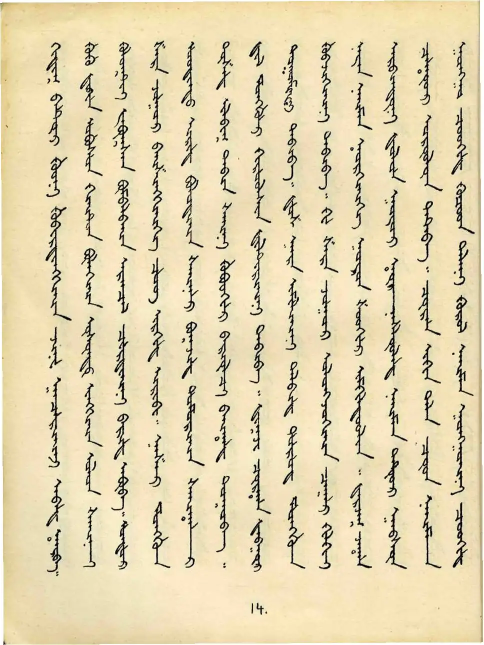
#> input picture webapp/jangar/pages/p016.webp, 967 x 1290 px (shown at 1/2 size); its folder holds only this picture in this run
$ python -i ocr.py   (imports and definitions only)
#> lines starting #> are read from the running program, lines starting #| are printed output that depends on the picture
# -*- coding: utf-8 -*-
"""
ocr.py — распознавание тодо бичиг с фото: картинка -> столбцы -> текст.

  1. page_layout.split_page режет страницу на столбцы (выпрямляет наклон,
     выкидывает колонтитулы и пыль) — подробности в самом модуле.
  2. CRNN + CTC (model/todo_ocr_int8.onnx) читает каждый столбец: столбец
     поворачивается, приводится к высоте 64 и идёт в сеть. Модель int8 под
     onnxruntime: 4 МБ, torch не нужен; на CPU ~1 с на полную страницу в
     один поток. Как она получена из обученной — tools/export_ocr_onnx.py.
  2а. Слова, разорванные отрывом пера (örgöǰi kü -> örgöǰikü), склеиваются
     по частотам слов корпуса и по тому, есть ли на картинке просвет в
     узком пробеле — core/broken_words.py, вызывается из Model.read.
  3. Транслитерация — тем же todo_to_translit, что и в текстовых режимах;
     перед ней убираются висячие узкие пробелы, знаки — в латинские.
  3а. Кириллица — core/to_cyrillic.py: сегментатор решает, какие слова
     тодо бичиг складываются в одно кириллическое (oron du -> орнд), модель
     переводит. ~15 мс на столбец; без её файлов ответ просто без кириллицы.
  4. Картинка-проверка: присланная картинка (выпрямленная, в своих цветах)
     с рамками и номерами столбцов. Видно, как бот разрезал страницу, и
     какая строка ответа какому столбцу соответствует. Стоит ~50 мс и один
     JPEG.

Всё синхронное и счётное — в боте звать через asyncio.to_thread и по одной
картинке за раз (см. bot/handlers/ocr.py): модель с библиотеками держит
~95 МБ, полная страница — ещё ~160 МБ на время чтения, две параллельно —
вдвое больше.
"""

import functools
import io
import json
import logging
import math
import os
import re
import threading
import time
from dataclasses import dataclass, field
from pathlib import Path
from typing import Optional

import numpy as np
from PIL import Image, ImageDraw, ImageFont, ImageOps

from .punctuation import DEFAULT_PUNCT, apply_punctuation
from .translit_todo import normalize_ocr, todo_to_translit

log = logging.getLogger(__name__)

_HERE = Path(__file__).resolve().parent
_DEFAULT_MODEL = _HERE.parent / "model" / "todo_ocr_int8.onnx"

# Больше этого по длинной стороне картинка уменьшается: память разметки
# растёт с площадью, а точность на сканах одинаковая от 1000 до 2700 px.
MAX_SIDE = 2500
# Потолок по числу пикселей, а не по размеру файла: одноцветный PNG на 8 МБ распаковывается в
# сотни мегабайт. Проверяется по заголовку, до распаковки (check_image_size, open_image). 50 Мп —
# это 8000×6000: хватает любой фотографии с телефона, а распаковка не уходит за ~150–200 МБ.
MAX_IMAGE_PIXELS = 50_000_000
# Форматы, которые вообще читаем. Pillow открывает больше десятка (EPS при чтении зовёт внешний
# Ghostscript, TIFF/DDS/PCX/SGI тянут свои разборщики), а фото на деле бывают только такими.
ALLOWED_FORMATS = ("PNG", "JPEG", "WEBP")
_BAD_IMAGE = "Не получилось открыть картинку. Пришлите фото или файл JPG, PNG или WebP."
_TOO_LARGE = ("Изображение имеет слишком большое разрешение. Уменьшите фото "
              "(не больше 50 мегапикселей, например 8000×6000) и пришлите снова.")
# Столбцов в сеть за один прогон: 2 — пик ~280 МБ на страницу, 8 — ~670 МБ
# при той же скорости и точности.
MAX_BATCH = 2
# Картинка-проверка крупнее не нужна: Telegram всё равно пережмёт.
OVERLAY_SIDE = 1600
# Средняя уверенность модели (вероятность выбранного символа по всем
# непустым шагам CTC) ниже этого — вероятно, на фото не тодо бичиг или
# текст плохо читается. Замерено: страницы тодо бичиг у Позднеева 0.95–0.97
# (и так же после сжатия до 1280 px в JPEG), синтетика 0.96–1.00; русские
# страницы той же книги — почти всегда ни одной буквы, а где что-то нашлось,
# 0.43–0.93 (0.93 — одна буква на всю страницу, её ловит MIN_LETTERS).
LOW_CONFIDENCE = 0.9
# Слово на краю столбца с надписи на предмете с медианной уверенностью ниже
# этого — не текст, а складка, фон или отверстие (см. trim_unsure). Настоящие
# слова на фото кулона и татуировки: 1.0; мусор: 0.52–0.88.
UNSURE_WORD = 0.9
# Столбец — мусор, если средняя уверенность букв ниже JUNK_MEAN и неуверенных (< UNSURE_WORD) не меньше
# JUNK_UNSURE_SHARE (см. _junk_column). На 10 разворотах книги-скана так уходят только края, корешок и
# размытые столбцы; на настоящих строках рукописей CER test не меняется.
JUNK_MEAN = 0.8
JUNK_UNSURE_SHARE = 0.5
# Отброшенный столбец, в котором модель прочитала столько букв (и он размером как соседние), — размытый
# текст: о нём говорим в ответе. Пустое место с просвечивающей обратной стороной даёт до 6 «букв».
UNREADABLE_MIN_LETTERS = 7
# Повёрнутое прочтение берём, если в нём уверенно прочитано в ROTATION_GAIN раз больше, чем в прямом, и
# средняя уверенность не ниже ROTATED_MIN_CONFIDENCE. Пустотная рукопись: перевёрнутый лист 105 -> 427
# (уверенность 0.83 -> 0.96), титульная строка поперёк кадра 0 -> 36 (0.89); мусор в повороте — до 0.83.
ROTATION_GAIN = 1.5
ROTATED_MIN_CONFIDENCE = 0.85
# Страницу перечитываем перевёрнутой, если её длинные столбцы вверх ногами читаются увереннее на столько
# (см. _flip_gain): у прямых страниц разница от -0.04 и ниже, у перевёрнутых +0.09…+0.16.
FLIP_GAIN = 0.05
# Прочитано меньше стольких букв — пробуем и повороты на бок: страница на боку даёт горстку «букв» с обычной
# уверенностью (3 буквы, 0.94), а не пустоту.
FEW_LETTERS = 10
# С вырезки на фото предмета меньше букв не принимаем: после обрезки
# неуверенного от складок и узоров остаются уверенные огрызки в 1–2 буквы
# («xa» с кирпичной стены), а настоящая надпись — хотя бы слово.
PLATE_MIN_LETTERS = 3
# Меньше букв на всю картинку — считаем, что тодо бичиг на ней нет.
MIN_LETTERS = 2

_BOX_COLORS = ((230, 40, 40), (30, 110, 235))   # соседние столбцы — разным цветом
_UNREAD_COLOR = (130, 130, 130)                  # размытый столбец, которого нет в тексте

_GAP = " ᠂᠃︱︖︕"                  # пробел и знаки препинания из алфавита модели
_NOT_LETTERS = set(_GAP + "\u202f")
_LONG_VOWEL = "\u1843"             # знак долготы: сам по себе не буква (в транслитерации «:»)
# Узкий неразрывный пробел (U+202F) отделяет суффикс и стоит между буквами.
# Рядом с пробелом или знаком он смысла не имеет, а модель ставит его на
# широких промежутках между словами (в книгах столбцы выключены по высоте,
# и промежутки растянуты). В транслитерации он стал бы висячим дефисом:
# «talaa- ǰiliyaiǰi-».
_LOOSE_NNBSP = re.compile(f"\u202f+(?=[{_GAP}]|$)|(?<=[{_GAP}])\u202f+|^\u202f+")
# На странице знаки препинания — настоящие монгольские (᠂ ᠃), а
# todo_to_translit знает только вертикальные формы из текстового режима
# (︐ ︒). В транслитерации — обычные латинские знаки. У бирги латинской
# пары нет, четыре точки — конец текста, то есть точка.
_PUNCT_TO_LATIN = str.maketrans(
    {"᠂": ",", "᠃": ".", "︖": "?", "︕": "!", "︱": "—", "᠀": None, "᠅": "."}
)


# Бирга ᠀ (знак начала текста) и четыре точки ᠅ (конец) — в алфавите модели их нет: она видела
# только , . | ? ! — и читает ближайшее знакомое. Бирга — завиток вверху первого столбца — читается
# как буква ᡅ («и») с уверенностью 0.999, так что по уверенности её не поймать. Отдельное слово
# «i» в корпусе встречается 4 раза на 1.3 млн слов (длинное «ī» — другое: оно с знаком долготы), так
# что одиночная ᡅ перед пробелом в самом начале текста — это бирга, и она отбрасывается.
_LEADING_BIRGA = re.compile("^\u1845(?=[ ])[ ]*")


# [6 lines left out: function drop_leading_birga, not called in this run]


# Слово тодо бичиг без гласной — почти всегда не слово, а то, чего нет в
# алфавите модели: скобки 『』（）, цифры, латиница, «+», китайские знаки
# препинания; модель читает их как одну-две согласные (q, l, p, m, dm, yt).
# В разметке рукописей таких «слов» 4 на 80 тыс., в корпусе 0.05%. По
# уверенности модели их не отличить: мусорную q она видит с 1.0, а
# настоящее ü — бывает и с 0.6. Обрывки разорванного слова (d uu) к этому
# времени уже склеены (Model.read), знаки препинания остаются.
_TODO_VOWELS = set("ᠠᡄᡅᡆᡇᡈᡉ")
_WORD = re.compile("[^ \u202f]+")
_LETTER = re.compile("[\u1820-\u18aa]")
_MARKS = re.compile("[\u180b-\u180f\u1820-\u18aa]")              # буквы и селекторы вариантов


# [13 lines left out: functions _drop_vowelless, tidy, not called in this run]


# Узкий пробел в транслитерации — дефис (kele-bēr). Модель распознавания
# отличить его от обычного пробела на фото не может: она училась на разметке,
# где дефисом из словаря отмечены куски одного кириллического слова, и ставит
# узкий пробел почти в каждый промежуток — на странице с обычными пробелами
# выходило «dēre-ügei-üzüülüqči-burxan-erdeni». Поэтому в транслитерации
# распознанного текста любой промежуток — пробел. Какие куски на самом деле
# одно кириллическое слово, решает уже не OCR. В тодо бичиг узкий пробел
# остаётся: там он виден только как чуть меньший промежуток.
def to_translit(todo: str) -> str:
    return todo_to_translit(todo.replace(" ", " ")).translate(_PUNCT_TO_LATIN)


# [11 lines left out: function to_cyrillic_columns, not called in this run]


class OcrError(Exception):
    """Ошибка, текст которой можно показать пользователю как есть."""


class OcrUnavailable(OcrError):
    """Нет onnxruntime или файла модели: бот работает, но фото не читает."""


@dataclass
class OcrResult:
    columns: list                          # тодо бичиг, по строке на столбец
    translit_columns: list
    cyrillic_columns: list = field(default_factory=list)   # пусто — не получилось
    confidence: float = 1.0
    overlay: Optional[bytes] = None        # JPEG с рамками столбцов
    overlay_size: tuple = (0, 0)
    angle: float = 0.0                     # на сколько градусов выпрямили
    elapsed_ms: float = 0.0
    steps_ms: dict = field(default_factory=dict)
    unreadable: int = 0                    # столбцов с текстом, который не разобрать (размыт)

    @property
    def todo(self) -> str:
        return "\n".join(self.columns)

    @property
    def translit(self) -> str:
        return "\n".join(self.translit_columns)

    @property
    def cyrillic(self) -> str:
        return "\n".join(self.cyrillic_columns)

    @property
    def low_confidence(self) -> bool:
        return self.confidence < LOW_CONFIDENCE


# ------------------------------------------------------------------ модель

# [10 lines left out: function column_line, not called in this run]


class Model:
    def __init__(self, path: str, threads: int):
        try:
            import onnxruntime as ort
        except ImportError as exc:
            raise OcrUnavailable("не установлен onnxruntime") from exc
        if not Path(path).exists():
            raise OcrUnavailable(f"нет файла модели: {path}")
        so = ort.SessionOptions()
        so.intra_op_num_threads = threads
        so.inter_op_num_threads = 1
        so.graph_optimization_level = ort.GraphOptimizationLevel.ORT_ENABLE_ALL
        self.sess = ort.InferenceSession(path, so, providers=["CPUExecutionProvider"])
        meta = self.sess.get_modelmeta().custom_metadata_map
        self.chars = json.loads(meta["chars"])     # индекс k в выходе = chars[k - 1]; 0 = blank
        self.img_h = int(meta["img_h"])
        self.path = path

    # [29 lines left out: function read, not called in this run]


# Чернила в строке для сети — от 0 до 1; ниже этого — фон (сглаживание краёв).
INK = 0.35


# [24 lines left out: functions tight_gaps, _join_broken, not called in this run]


_model: Optional[Model] = None
_model_lock = threading.Lock()


def model_path() -> str:
    return os.environ.get("OCR_MODEL_PATH") or str(_DEFAULT_MODEL)


def get_model() -> Model:
    """Загруженная модель (грузится при первом обращении)."""
    global _model
    with _model_lock:
        if _model is None:
            threads = int(os.environ.get("OCR_THREADS") or 0) or min(4, os.cpu_count() or 1)
            _model = Model(model_path(), threads)
        return _model


def _split_page():
    try:
        from .page_layout import split_page
    except ImportError as exc:                   # разметке нужен scipy
        raise OcrUnavailable(f"не хватает зависимости: {exc.name}") from exc
    return split_page


# [134 lines left out: functions trim_unsure, _junk_column, _unreadable_boxes, _flip_gain, _margin_columns, _read_page and 1 more, not called in this run]


def _mass(r) -> float:
    """Сколько уверенно прочитано: число букв × средняя уверенность (для выбора поворота)."""
    return 0.0 if r is None else r[2] * r[1]


def _rank(r):
    """Какое прочтение лучше: сначала то, где есть буквы, потом — где модель увереннее."""
    return (-1, 0.0) if r is None else (int(r[2] >= MIN_LETTERS), r[1])


# [11 lines left out: function warmup, not called in this run]


# ---------------------------------------------------------------- картинка

def _check_pixels(im: Image.Image) -> None:
    if im.width * im.height > MAX_IMAGE_PIXELS:
        raise OcrError(_TOO_LARGE)


# [71 lines left out: functions check_image_size, open_image, _font, draw_columns, not called in this run]


# --------------------------------------------------------------- основное

def recognize(data: bytes, overlay: bool = True, punctuation: str = DEFAULT_PUNCT) -> OcrResult:
    """Байты картинки -> OcrResult. Синхронно и не быстро (~1 с на страницу).

    punctuation — знаки препинания в ответе (PUNCT_* из punctuation.py): по
    умолчанию убираются и те, что модель прочитала на странице."""
    started = time.perf_counter()
    steps = {}
    # OcrUnavailable — до того, как тратить время на картинку
    split_page = _split_page()
    model = get_model()

    t0 = time.perf_counter()
    img = open_image(data)
    steps["картинка"] = (time.perf_counter() - t0) * 1000

    t0 = time.perf_counter()
    best = _read_page(img, split_page, model)
    plate_box = None
    steps["разметка и модель"] = (time.perf_counter() - t0) * 1000
    poor = best is None or best[2] < FEW_LETTERS or best[1] < LOW_CONFIDENCE
    if poor or best[3].get("flip_gain", 0.0) >= FLIP_GAIN:
        # Фото или скан повёрнуты: у пустотной рукописи обороты листов сняты вверх ногами, титульная
        # строка — поперёк кадра. Вверх ногами модель читает почти уверенно (0.92 на синтетике), поэтому
        # переворот проверяется отдельно и дёшево — по самым длинным столбцам (flip_gain в _read_page); на
        # бок повёрнутая страница читается плохо сама (почти без букв), и тогда пробуем все три поворота.
        t0 = time.perf_counter()
        upright = img
        for rot in ((180, 90, 270) if poor else (180,)):
            turned = upright.rotate(rot, expand=True)
            r = _read_page(turned, split_page, model)
            if _better_turn(r, best):
                best, img = r, turned
        steps["поворот"] = (time.perf_counter() - t0) * 1000
    if best is None or best[2] < FEW_LETTERS or best[1] < LOW_CONFIDENCE:
        # Текст двух полярностей сразу (плакат, таблица: белое на синих ячейках и синее на светлых) —
        # бинаризация по местному контрасту вместо одной полярности на весь кадр.
        t0 = time.perf_counter()
        # Плакат пёстрый (рамки, фото, кириллица), как надпись на предмете: неуверенное по краям столбцов срезаем.
        r = _read_page(img, functools.partial(split_page, local=True), model, trim=True)
        if _better_turn(r, best):
            best = r
        steps["местный контраст"] = (time.perf_counter() - t0) * 1000
    if best is None or best[2] < MIN_LETTERS or best[1] < LOW_CONFIDENCE:
        # Не страница во весь кадр, а надпись на предмете (кулон, табличка) на пёстром фоне:
        # ищем табличку и читаем её отдельно; берём, что прочиталось лучше.
        t0 = time.perf_counter()
        from .page_layout import find_plates
        for plate, box in find_plates(img):
            r = _read_page(plate, split_page, model, trim=True)
            if r is not None and r[2] < PLATE_MIN_LETTERS:
                continue
            if _rank(r) > _rank(best):
                best, plate_box = r, (box, plate.size)
        steps["поиск таблички"] = (time.perf_counter() - t0) * 1000
    if best is None:
        raise OcrError(
            "Не нашёл на картинке вертикального текста. Пришлите фото, где "
            "столбцы тодо бичик идут сверху вниз."
        )
    todo, confidence, letters, dbg = best
    if letters < MIN_LETTERS:
        raise OcrError(
            "Не разобрал на картинке тодо бичик. Нужно фото, где столбцы идут "
            "сверху вниз, а буквы крупные и чёткие."
        )

    todo = drop_leading_birga(todo)
    t0 = time.perf_counter()
    # Страница размечена целиком — столбцы идут одним текстом: бирга перед
    # первым, четыре точки после последнего. Число строк не меняется, иначе
    # сбилась бы нумерация рамок.
    todo = apply_punctuation(normalize_ocr("\n".join(todo)), punctuation).split("\n")
    translit = [to_translit(t) for t in todo]
    steps["транслитерация"] = (time.perf_counter() - t0) * 1000

    t0 = time.perf_counter()
    cyrillic = to_cyrillic_columns(translit)
    steps["кириллица"] = (time.perf_counter() - t0) * 1000

    res = OcrResult(columns=todo, translit_columns=translit, cyrillic_columns=cyrillic,
                    confidence=confidence, angle=dbg["angle"], steps_ms=steps,
                    unreadable=0 if plate_box is not None else len(dbg.get("unread", [])))
    if overlay:
        t0 = time.perf_counter()
        if plate_box is not None:
            # рамки — на присланном фото: столбцы из выпрямленной вырезки переводим
            # обратно (поворот вокруг центра, сдвиг вырезки)
            (px0, py0, _, _), (pw, ph) = plate_box
            gh, gw = dbg["gray"].shape
            t = math.radians(dbg["angle"])
            c, s_ = math.cos(t), math.sin(t)

            def back(x, y):
                x, y = x - gw / 2, y - gh / 2
                return px0 + x * c - y * s_ + pw / 2, py0 + x * s_ + y * c + ph / 2

            boxes = []
            for x0, y0, x1, y1 in dbg["boxes"]:
                pts = [back(x, y) for x in (x0, x1) for y in (y0, y1)]
                boxes.append((min(p[0] for p in pts), min(p[1] for p in pts), max(p[0] for p in pts), max(p[1] for p in pts)))
            res.overlay, res.overlay_size = draw_columns(img, boxes)
        elif img.mode == "RGBA":
            # у прозрачной картинки цвет под прозрачностью случайный — показываем то, что видела модель
            page = Image.fromarray(dbg["gray"])
            res.overlay, res.overlay_size = draw_columns(page, dbg["boxes"], dbg.get("unread", []))
        else:
            # рамки — на присланной картинке, в её цветах: так человек узнаёт своё фото
            page = img if not dbg["angle"] else img.rotate(
                dbg["angle"], Image.BICUBIC, expand=True,
                fillcolor=255 if img.mode == "L" else (255, 255, 255))
            res.overlay, res.overlay_size = draw_columns(page, dbg["boxes"], dbg.get("unread", []))
        steps["рамки"] = (time.perf_counter() - t0) * 1000
    res.elapsed_ms = (time.perf_counter() - started) * 1000
    return res

>>> import cv2
>>> picture = cv2.imread('../webapp/jangar/pages/p016.webp', cv2.IMREAD_GRAYSCALE)
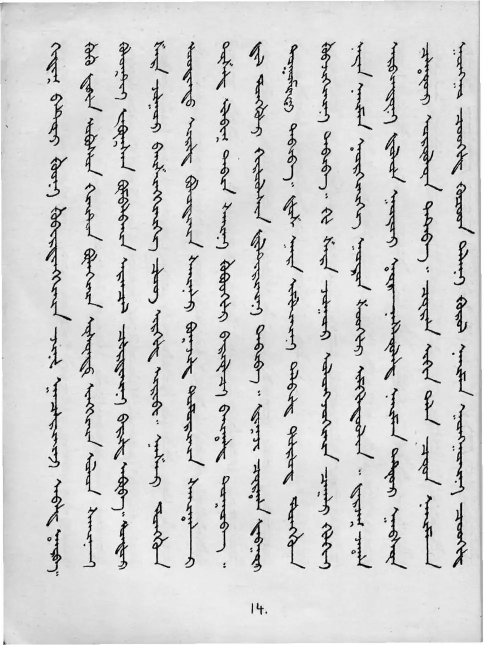
#> picture: shape (1290, 967) (shown at 1/2 size); min 0, max 255, mean 212.1
>>> result = recognize(picture)
#> (the run stopped early here; a loop or call above may not have finished)

$ run again, on webapp/jangar/pages/p017.webp
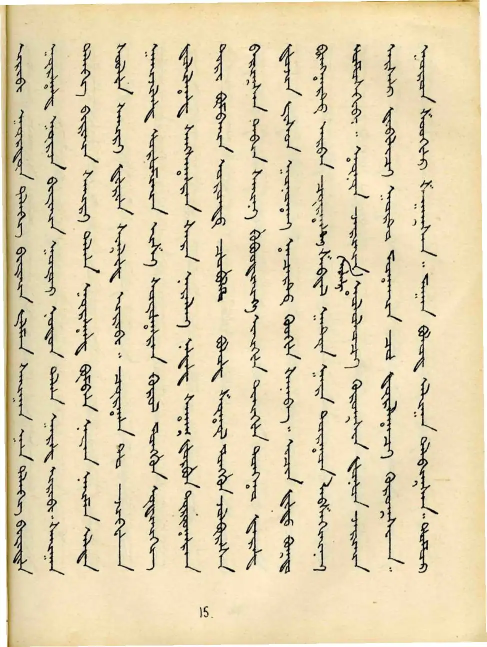
#> input picture webapp/jangar/pages/p017.webp, 973 x 1294 px (shown at 1/2 size)
#> `picture = cv2.imread('../webapp/jangar/pages/p016.webp', cv2.IMREAD_GR..`:
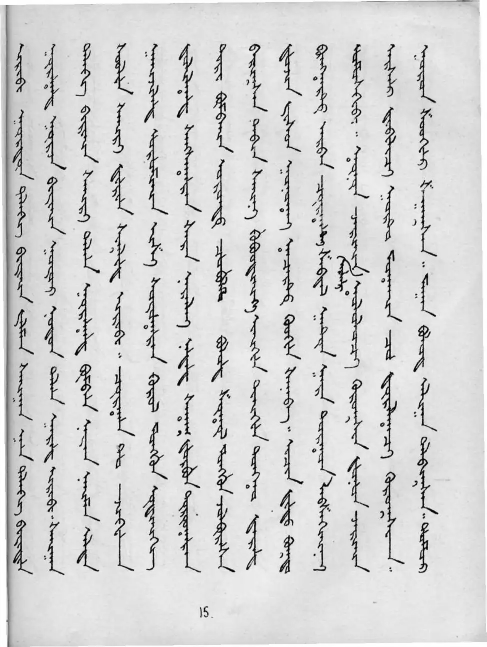
#> picture: shape (1294, 973) (shown at 1/2 size); min 0, max 255, mean 211.3

$ run again, on webapp/jangar/pages/p024.webp
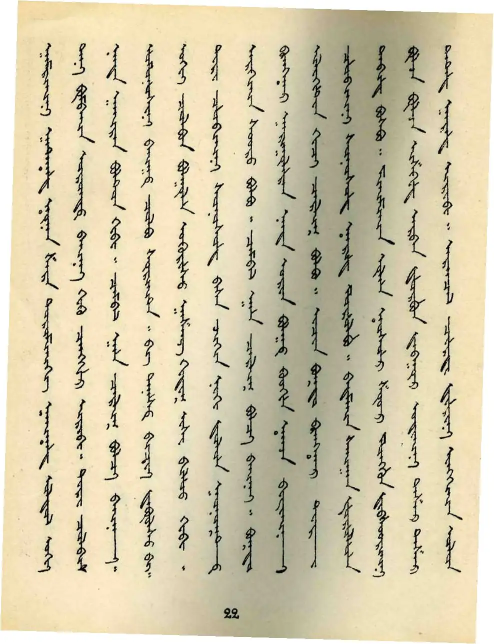
#> input picture webapp/jangar/pages/p024.webp, 987 x 1288 px (shown at 1/2 size)
#> `picture = cv2.imread('../webapp/jangar/pages/p016.webp', cv2.IMREAD_GR..`:
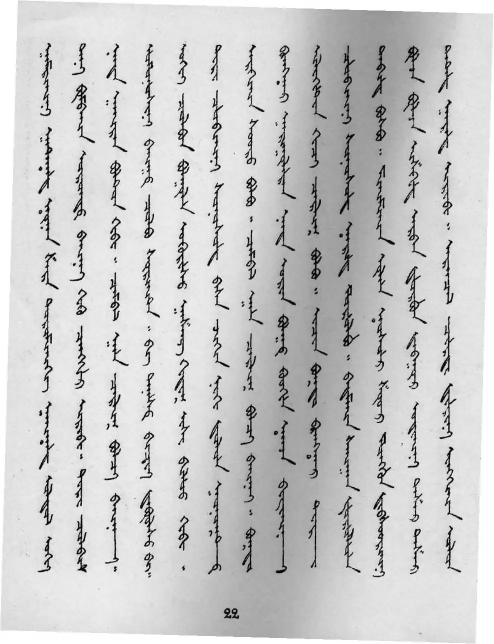
#> picture: shape (1288, 987) (shown at 1/2 size); min 0, max 255, mean 201.2

$ run again, on webapp/jangar/pages/p029.webp
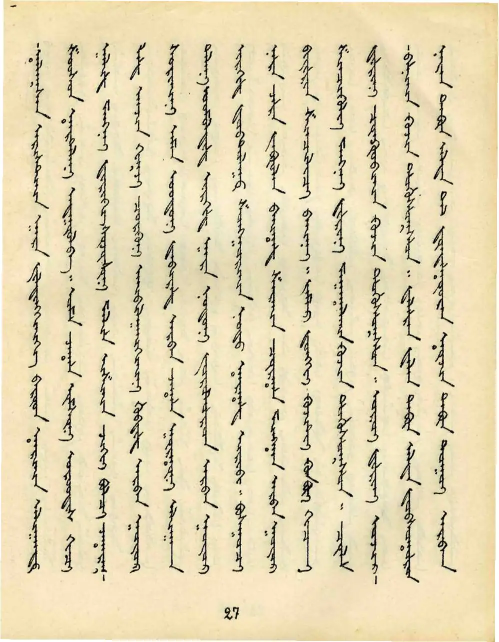
#> input picture webapp/jangar/pages/p029.webp, 997 x 1284 px (shown at 1/2 size)
#> `picture = cv2.imread('../webapp/jangar/pages/p016.webp', cv2.IMREAD_GR..`:
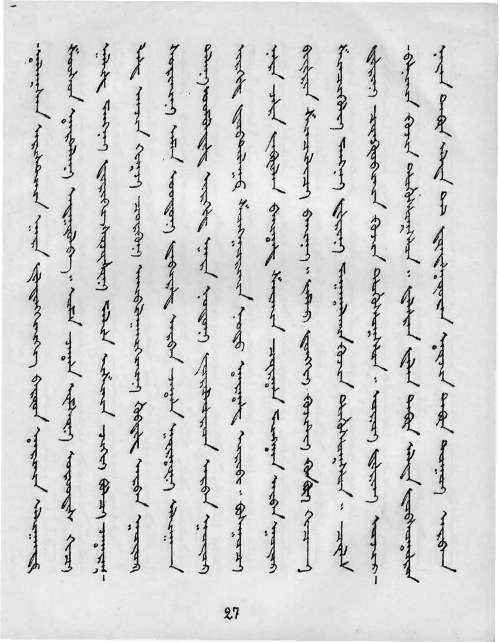
#> picture: shape (1284, 997) (shown at 1/2 size); min 0, max 255, mean 213.6
